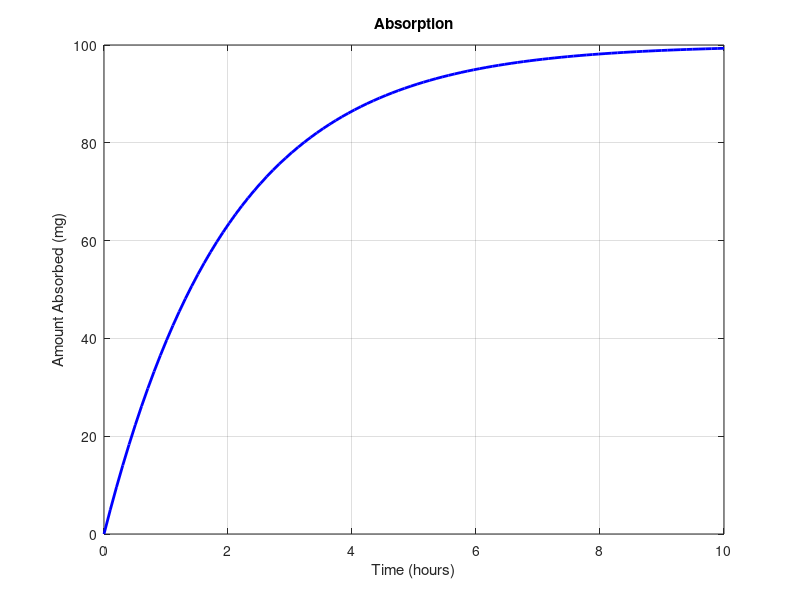
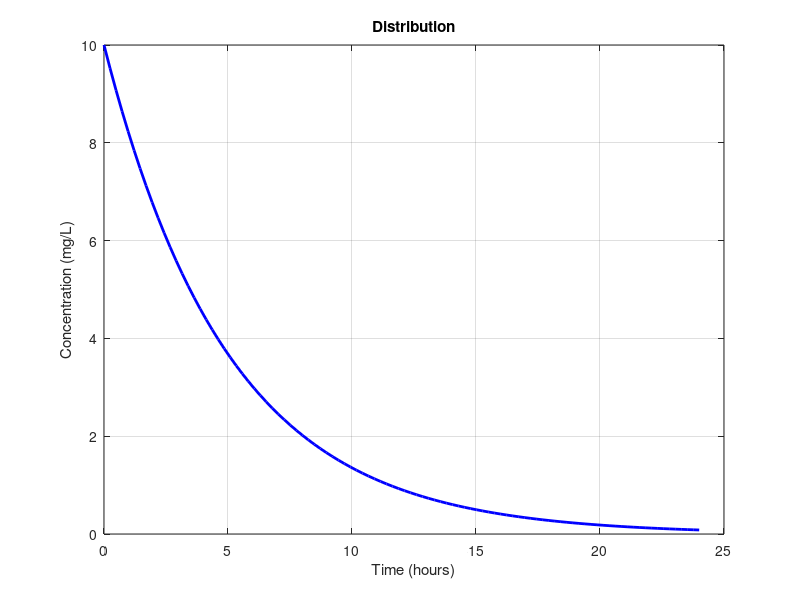
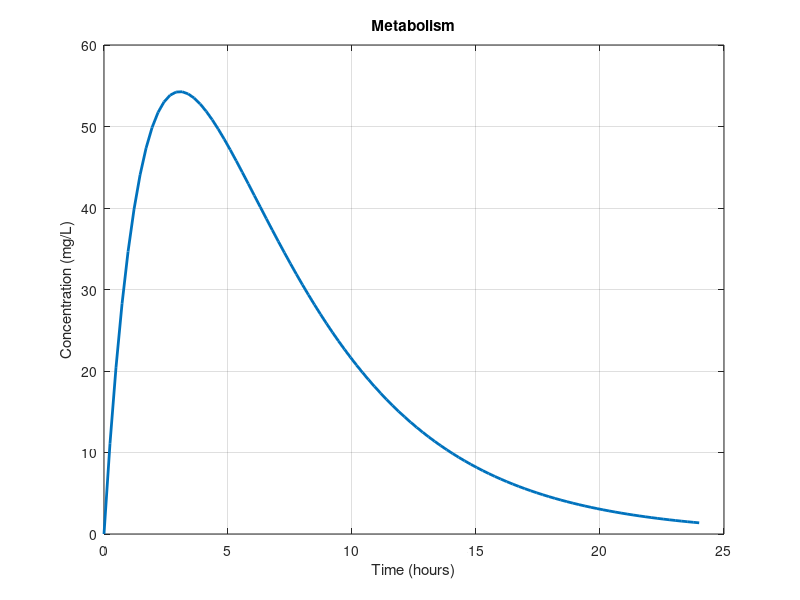
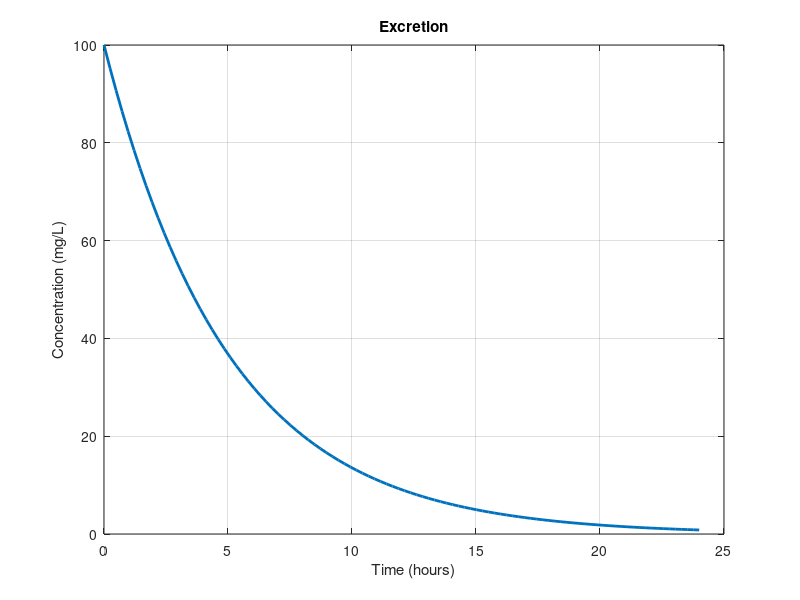

The MATLAB source for these figures, in order:
% Absorption
ka = 0.5; 
dose = 100; 
time1 = linspace(0, 10, 100); 
A = dose * (1 - exp(-ka * time1));
% Plot results
figure;
plot(time1, A, 'b-', 'LineWidth', 2);
xlabel('Time (hours)');
ylabel('Amount Absorbed (mg)');
title('Absorption');
grid on;
disp('Time (hours)   Amount Absorbed (mg)');
disp([time1', A']);

% Distribution
ke = 0.2;  
Vd = 10; 
time2 = linspace(0, 24, 100);
C2 = (dose / Vd) * exp(-ke * time2);
% Plot results
figure;
plot(time2, C2, 'b-', 'LineWidth', 2);
xlabel('Time (hours)');
ylabel('Concentration (mg/L)');
title('Distribution');
grid on;
disp('Time (hours)   Concentration (mg/L)');
disp([time2', C2']);
[~, idx_peak2] = max(C2);
peak_conc2 = C2(idx_peak2);
peak_time2 = time2(idx_peak2);
disp(['Peak concentration is ', num2str(peak_conc2), ' mg/L at ', num2str(peak_time2), ' hours.']);

% Metabolism
k = 0.2;
t_max3 = 24;
time3 = linspace(0, t_max3, 100); 
C3 = (dose * ka / (ka - k)) * (exp(-k * time3) - exp(-ka * time3));
% Plot the concentration over time
figure;
plot(time3, C3, 'LineWidth', 2);
xlabel('Time (hours)');
ylabel('Concentration (mg/L)');
title('Metabolism');
grid on;
disp('Time (hours)   Concentration (mg/L)');
disp([time3', C3']);
[~, idx_peak3] = max(C3);
peak_conc3 = C3(idx_peak3);
peak_time3 = time3(idx_peak3);
disp(['Peak concentration is ', num2str(peak_conc3), ' mg/L at ', num2str(peak_time3), ' hours.']);

% Excretion
t_max4 = 24;
time4 = linspace(0, t_max4, 100); 
C4 = dose * exp(-k * time4);
% Plot the concentration over time
figure;
plot(time4, C4, 'LineWidth', 2);
xlabel('Time (hours)');
ylabel('Concentration (mg/L)');
title('Excretion');
grid on;
disp('Time (hours)   Concentration (mg/L)');
disp([time4', C4']);
[~, idx_peak4] = max(C4);
peak_conc4 = C4(idx_peak4);
peak_time4 = time4(idx_peak4);
disp(['Peak concentration is ', num2str(peak_conc4), ' mg/L at ', num2str(peak_time4), ' hours.']);